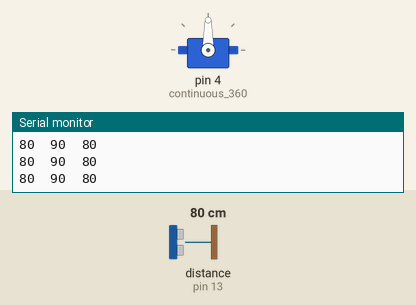
This sketch was run on a simulated Arduino Uno, built with avr-gcc and run on an emulated ATmega328P. On the bench: servo, the last lines printed to the serial monitor. The inputs (shaded band) are chosen by the test bench; at power-on: distance to the obstacle (sensor on pin 13) 80 cm. The echo pulse lasts 58.3 µs per cm.

Above: at 1.2 s.
1.3 s: distance to the obstacle (sensor on pin 13) set to 2 cm
At 2.6 s:
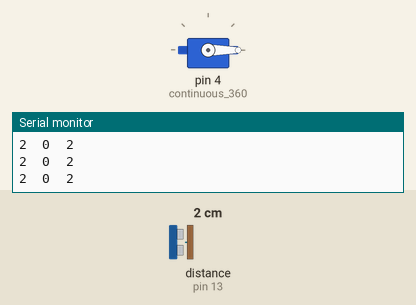
2.9 s: distance to the obstacle (sensor on pin 13) set to 35 cm
At 4.2 s:
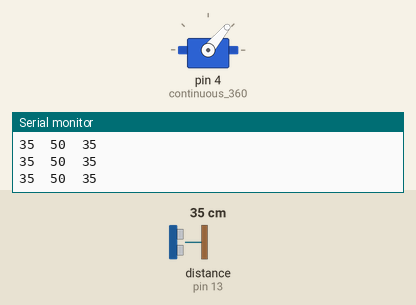
4.5 s: distance to the obstacle (sensor on pin 13) set to 4 cm
At 5.8 s:
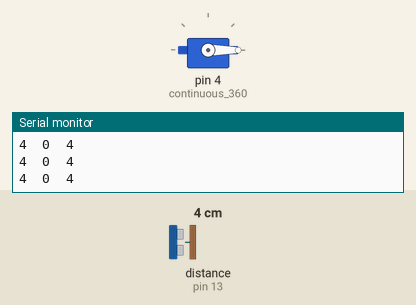
6.1 s: distance to the obstacle (sensor on pin 13) set to 81 cm
At 7.0 s:
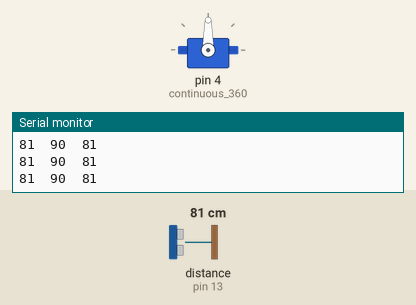
7.8 s: distance to the obstacle (sensor on pin 13) set to 60 cm
At 9.3 s:
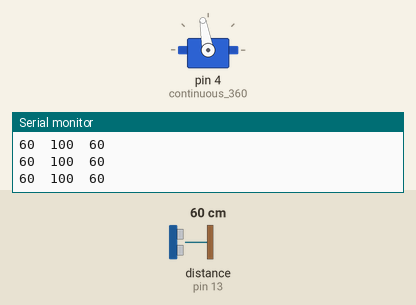
Timing chart, 0 to 10.5 s (numbered marks = the images above; inputs shaded):
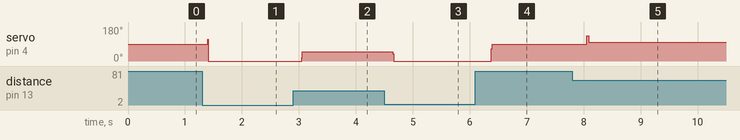

The sketch:

6_sonar-360-servo.ino
```cpp
// basic sonar testing
// function for averaging readings provided

#include <MedianFilter.h>
#include <Ultrasonic.h>
#include <Servo.h>

// circuit variables
Servo continuous_360;
int servoValue;

// filter variables
MedianFilter medianValues(32, 0); // first value can be up to 255
                                  // second value is a preset - i leave it zero
int filteredValues;

//Ultra sonic sensor pin definitions
int trigpin = 12;//appoint trigger pin
int echopin = 13;//appoint echo pin

Ultrasonic ultrasonic(trigpin,echopin); // create object

// postion limits for mapping -- contextual -- you need to think a bit here
int sonarLow = 10;    // adjust both of these for your context
int sonarHigh = 100;

// servo postion limits for mapping
int servoLow = 0;
int servoHigh = 180;


void setup() {
  // put your setup code here, to run once:
  Serial.begin(9600);
  continuous_360.attach(4);
  ultrasonic.setTimeout(15000UL); // see examples OR https://tangiblemedia.ca/building-blocks/sonar-sensor-ultrasonic-distance-detector/
}

void loop() {

    // read your sensors - inputs
      int distanceReading = averageUltraSonic(3); // average (X) readings

    // integrate and set states
      medianValues.in(distanceReading);
      filteredValues = medianValues.out();

      servoValue = map(filteredValues, sonarLow, sonarHigh, servoLow, servoHigh); //0,180

      // limit the range
      if (servoValue < servoLow)  servoValue = servoLow;
      if (servoValue > servoHigh) servoValue = servoHigh;
      if (filteredValues >= 78) servoValue = 90; // stop servo when nothing in front of sensor

    // take action
      continuous_360.write(servoValue);
      Serial.print( distanceReading );
      Serial.print('\t');
      Serial.print( servoValue );
      Serial.print('\t');
      Serial.println(filteredValues);

}


// this function reads the distance 'howMany' times
// it then returns the average of those readings
//

int averageUltraSonic( int howMany ){
  long dist = 0;
  for (int i = 0; i < howMany; i++){
      dist += ultrasonic.read();
  }
  return dist = (int) dist / howMany;
}
```

Measured:
- after the input at 1.3 s, servo on pin 4 (continuous_360): 90° → 0° after 0.10 s
- after the input at 2.9 s, servo on pin 4 (continuous_360): 0° → 50° after 0.15 s
- after the input at 4.5 s, servo on pin 4 (continuous_360): 50° → 0° after 0.14 s
- after the input at 6.1 s, servo on pin 4 (continuous_360): 0° → 90° after 0.28 s
- after the input at 7.8 s, servo on pin 4 (continuous_360): 90° → 100° after 0.25 s
